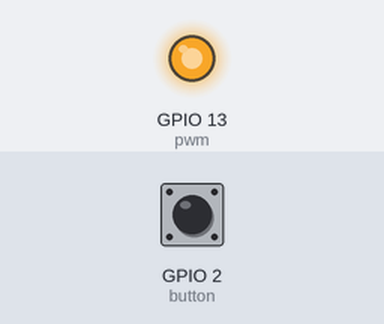
The program below on a simulated Raspberry Pi (BCM pin numbers). Parts: output pins drawn as LEDs (lit = HIGH). The inputs (shaded band) are chosen by the test bench; at power-on: GPIO 2 (button) HIGH. At 1.3 s the program stops and its outputs stay as they are.

Above: at 0.45 s.
At 1.25 s:
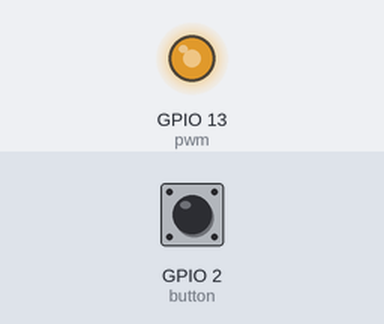
1.3 s: GPIO 2 (button) pulled LOW for 0.15 s
At 1.6 s:
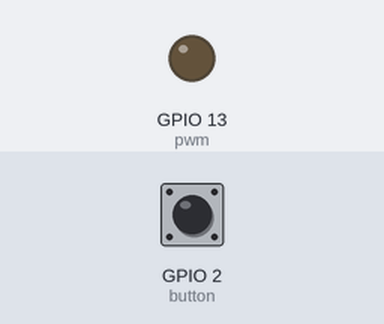
Timing chart, 0 to 2.8 s (numbered marks = the images above; inputs shaded):
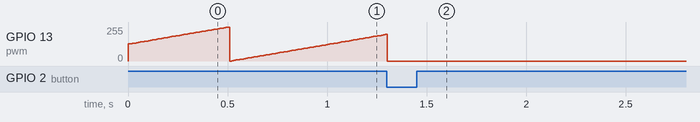

The program:

pwm.py
```python
import RPi.GPIO as G
import time

G.setmode(G.BCM)
G.setup(13, G.OUT)
G.setup(2, G.IN)
pwm = G.PWM(13, 1000)
dutyCycle = 50
pwm.start(dutyCycle)

delay = 0.01
while (True):
    button = G.input(2)
    if (not button):
        break
    time.sleep(delay)
    dutyCycle = dutyCycle + 1
    if (dutyCycle > 100):
        dutyCycle = 0
    pwm.ChangeDutyCycle(dutyCycle)

G.cleanup()
```
